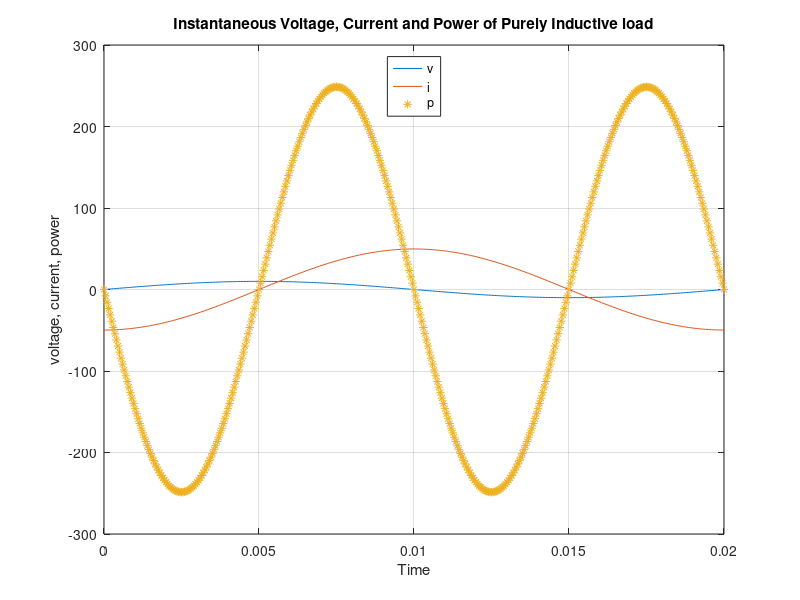

MATLAB code for this plot:
clear all; close all; clc;
t=0:0.00005:0.02;
f=50;
R=0;
L=6.4e-4;
Z=R+j*(2*pi*f*L);
Vm=10;
Im=Vm/abs(Z);
anglez=angle(Z);
v=Vm*sin(2*pi*f*t);
i=Im*sin(2*pi*f*t-angle(Z));
p=v.*i;
plot(t,v,t,i,t,p,'*')
title('Instantaneous Voltage, Current and Power of Purely Inductive load')
grid
xlabel('Time')
ylabel('voltage, current, power')
legend('v','i','p','location','north')